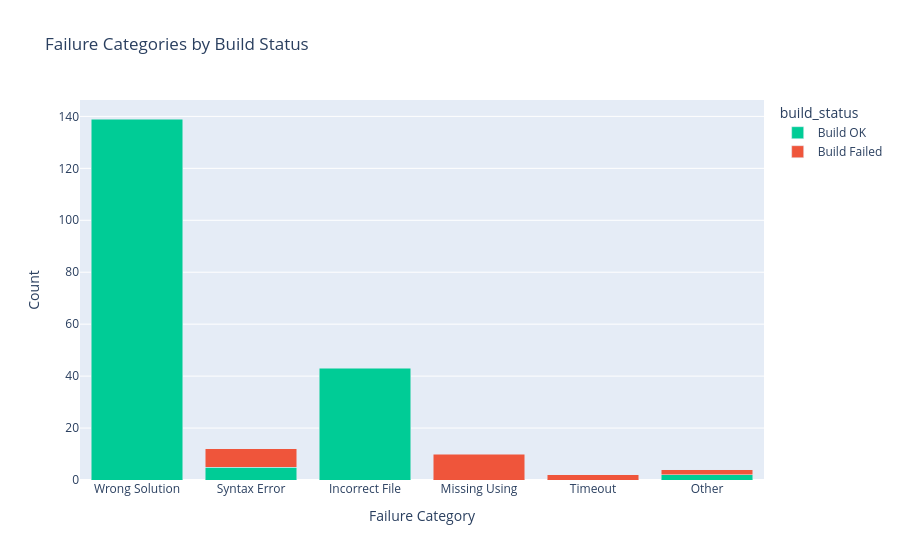

The cell this chart's notebook holds for it:
### Code cell
# Bar chart with build success breakdown
category_build = failures_df.groupby(["category", "builds"]).size().reset_index(name="count")
category_build["build_status"] = category_build["builds"].map({True: "Build OK", False: "Build Failed"})

fig = px.bar(
    category_build,
    x="category",
    y="count",
    color="build_status",
    title="Failure Categories by Build Status",
    barmode="stack",
    color_discrete_map={"Build OK": "#00CC96", "Build Failed": "#EF553B"},
    category_orders={"category": [*FAILURE_CATEGORIES, "Unreviewed"]},
)
fig.update_layout(xaxis_title="Failure Category", yaxis_title="Count")
fig.show()

### Figure 1 — Plotly figure (JSON) as saved in the notebook; plotly's stock layout.template omitted (floating-point values rounded to 4 significant figures)
{"data": [{"hovertemplate": "build_status=Build OK<br>category=%{x}<br>count=%{y}<extra></extra>", "legendgroup": "Build OK", "marker": {"color": "#00CC96", "pattern": {"shape": ""}}, "name": "Build OK", "orientation": "v", "showlegend": true, "textposition": "auto", "type": "bar", "x": ["Incorrect File", "Other", "Syntax Error", "Wrong Solution"], "xaxis": "x", "y": [43, 2, 5, 139], "yaxis": "y"}, {"hovertemplate": "build_status=Build Failed<br>category=%{x}<br>count=%{y}<extra></extra>", "legendgroup": "Build Failed", "marker": {"color": "#EF553B", "pattern": {"shape": ""}}, "name": "Build Failed", "orientation": "v", "showlegend": true, "textposition": "auto", "type": "bar", "x": ["Missing Using", "Other", "Syntax Error", "Timeout"], "xaxis": "x", "y": [10, 2, 7, 2], "yaxis": "y"}], "layout": {"barmode": "stack", "legend": {"title": {"text": "build_status"}, "tracegroupgap": 0}, "title": {"text": "Failure Categories by Build Status"}, "xaxis": {"anchor": "y", "categoryarray": ["Wrong Solution", "Syntax Error", "Incorrect File", "Missing Using", "Timeout", "Other", "Unreviewed"], "categoryorder": "array", "domain": [0, 1], "title": {"text": "Failure Category"}}, "yaxis": {"anchor": "x", "domain": [0, 1], "title": {"text": "Count"}}}}
